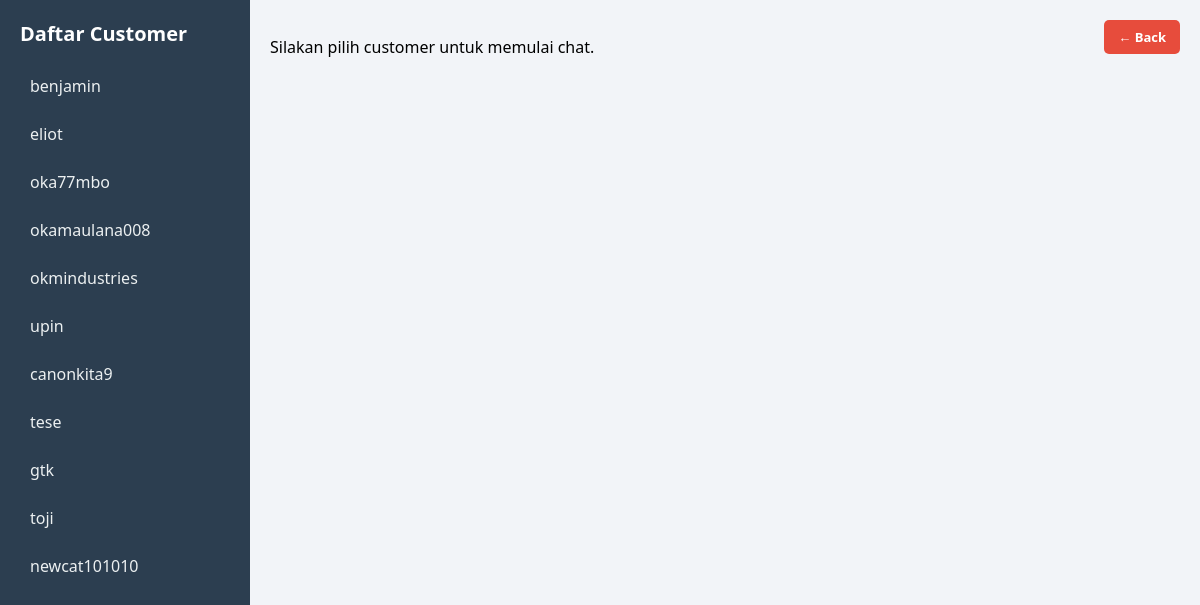
The page /admin_chat.php on the database its author committed.
### tables this page shows
CREATE TABLE `users` (
  `id` int(11) NOT NULL,
  `email` varchar(100) NOT NULL,
  `no_hp` varchar(20) NOT NULL,
  `username` varchar(50) NOT NULL,
  `password` varchar(100) NOT NULL,
  `role` enum('admin','customer') NOT NULL,
  `foto` varchar(100) NOT NULL
);

### admin_chat.php (the view, shortened to what this page needs)
<?php
$conn = new mysqli("localhost", "root", "", "okmweb");
$admin_id = 1;
$customer_id = $_GET['user_id'] ?? null;
?>
<!DOCTYPE html>
<html lang="en">
<head>
</head>
<body>
<div class="sidebar">
    <h3>Daftar Customer</h3>
    <ul>
        <?php
        $users = $conn->query("SELECT * FROM users WHERE role='customer'");
        while ($u = $users->fetch_assoc()) {
            $active = ($customer_id == $u['id']) ? 'class="active"' : '';
            echo '<li><a ' . $active . ' href="?user_id=' . $u['id'] . '">' . htmlspecialchars($u['username']) . '</a></li>';
        }
        ?>
    </ul>
</div>
<div class="chat-area">
<a href="admin/admin_dashboard.php" style="
    position: absolute;
    right: 20px;
    top: 20px;
    background: #e74c3c;
    color: white;
    padding: 8px 14px;
    border-radius: 5px;
    text-decoration: none;
    font-weight: bold;
    font-size: 13px;
    z-index: 10;
">← Back</a>
    <?php if ($customer_id): ?>
        <?php
        $customer = $conn->query("SELECT * FROM users WHERE id=$customer_id")->fetch_assoc();
        ?>
        <div class="chat-header">Chat dengan <?= htmlspecialchars($customer['username']) ?></div>
        <div id="chat-box" class="chat-box">
        </div>
        <form id="chat-form" enctype="multipart/form-data">
            <input type="hidden" name="pengirim_id" value="<?= $admin_id ?>">
            <input type="hidden" name="penerima_id" value="<?= $customer_id ?>">
            <input type="text" name="pesan" placeholder="Ketik pesan..." required>
            <input type="file" name="file" class="file-input">
            <button type="submit">Kirim</button>
        </form>
    <?php else: ?>
        <p>Silakan pilih customer untuk memulai chat.</p>
    <?php endif; ?>
</div>
</body>
</html>

### admin_chat.php (style rules this page uses)
* { box-sizing: border-box; }
body { font-family: 'Segoe UI', sans-serif; margin: 0; display: flex; height: 100vh; background-color: #f2f4f8; }
.sidebar { width: 250px; background-color: #2c3e50; color: white; padding: 20px; overflow-y: auto; }
.sidebar h3 { margin-top: 0; font-size: 20px; }
.sidebar ul { list-style: none; padding-left: 0; }
.sidebar li { margin-bottom: 10px; }
.sidebar a { color: #ecf0f1; text-decoration: none; display: block; padding: 8px 10px; border-radius: 5px; }
.chat-area { flex: 1; display: flex; flex-direction: column; padding: 20px; }

### rows shown on the page
users: username "benjamin"
users: username "eliot"
users: username "oka77mbo"
users: username "okamaulana008"
users: username "okmindustries"
users: username "upin"
users: username "canonkita9"
users: username "tese"
users: username "gtk"
users: username "toji"
users: username "newcat101010"
